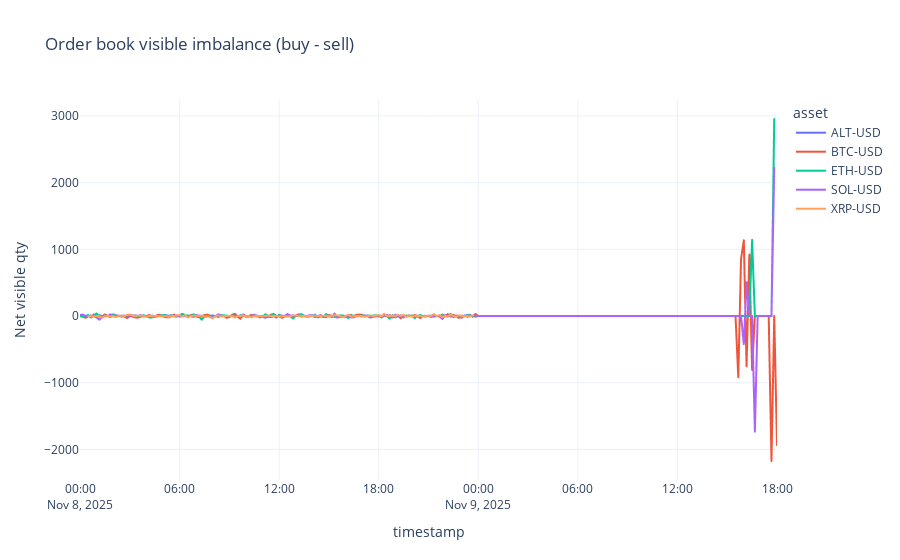

Here is the notebook cell this chart was saved with:
### Markdown cell above
### Order-Book Imbalance
Positive values indicate net visible buy liquidity; negative values show sell pressure. Watch for sudden flips that precede price swings or spoofing behavior.

### Code cell
orders = orders.copy()
orders['timestamp'] = pd.to_datetime(orders['timestamp'])
orders['visible_quantity'] = orders['visible_quantity'].fillna(orders['quantity'])
orders['net_visible'] = orders['visible_quantity'].where(orders['side'].str.lower() == 'buy', -orders['visible_quantity'])
imbalance = (
    orders.set_index('timestamp')
    .groupby('asset')['net_visible']
    .resample('10min')
    .sum()
    .reset_index()
)
fig = px.line(imbalance, x='timestamp', y='net_visible', color='asset', title='Order book visible imbalance (buy - sell)')
fig.update_layout(template='plotly_white', yaxis_title='Net visible qty')
fig

### Figure 1 — Plotly figure (JSON) as saved in the notebook; plotly's stock layout.template omitted (floating-point values rounded to 4 significant figures; data arrays with more than 128 entries replaced by an {"elided": "..."} marker saying what was removed)
{"data": [{"hovertemplate": "asset=ALT-USD<br>timestamp=%{x}<br>net_visible=%{y}<extra></extra>", "legendgroup": "ALT-USD", "line": {"color": "#636efa", "dash": "solid"}, "marker": {"symbol": "circle"}, "mode": "lines", "name": "ALT-USD", "showlegend": true, "type": "scattergl", "x": {"elided": "138 str values"}, "xaxis": "x", "y": {"elided": "138 float values"}, "yaxis": "y"}, {"hovertemplate": "asset=BTC-USD<br>timestamp=%{x}<br>net_visible=%{y}<extra></extra>", "legendgroup": "BTC-USD", "line": {"color": "#EF553B", "dash": "solid"}, "marker": {"symbol": "circle"}, "mode": "lines", "name": "BTC-USD", "showlegend": true, "type": "scattergl", "x": {"elided": "253 str values"}, "xaxis": "x", "y": {"elided": "253 float values"}, "yaxis": "y"}, {"hovertemplate": "asset=ETH-USD<br>timestamp=%{x}<br>net_visible=%{y}<extra></extra>", "legendgroup": "ETH-USD", "line": {"color": "#00cc96", "dash": "solid"}, "marker": {"symbol": "circle"}, "mode": "lines", "name": "ETH-USD", "showlegend": true, "type": "scattergl", "x": {"elided": "252 str values"}, "xaxis": "x", "y": {"elided": "252 float values"}, "yaxis": "y"}, {"hovertemplate": "asset=SOL-USD<br>timestamp=%{x}<br>net_visible=%{y}<extra></extra>", "legendgroup": "SOL-USD", "line": {"color": "#ab63fa", "dash": "solid"}, "marker": {"symbol": "circle"}, "mode": "lines", "name": "SOL-USD", "showlegend": true, "type": "scattergl", "x": {"elided": "252 str values"}, "xaxis": "x", "y": {"elided": "252 float values"}, "yaxis": "y"}, {"hovertemplate": "asset=XRP-USD<br>timestamp=%{x}<br>net_visible=%{y}<extra></extra>", "legendgroup": "XRP-USD", "line": {"color": "#FFA15A", "dash": "solid"}, "marker": {"symbol": "circle"}, "mode": "lines", "name": "XRP-USD", "showlegend": true, "type": "scattergl", "x": {"elided": "140 str values"}, "xaxis": "x", "y": {"elided": "140 float values"}, "yaxis": "y"}], "layout": {"legend": {"title": {"text": "asset"}, "tracegroupgap": 0}, "title": {"text": "Order book visible imbalance (buy - sell)"}, "xaxis": {"anchor": "y", "domain": [0, 1], "title": {"text": "timestamp"}}, "yaxis": {"anchor": "x", "domain": [0, 1], "title": {"text": "Net visible qty"}}}}
